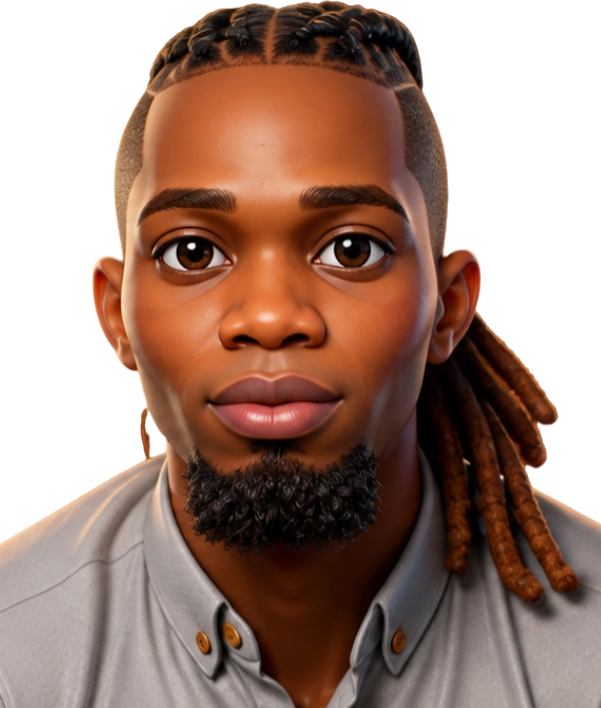
#> input picture assets/Profile.png, 601 x 708 px, found by its file name
$ python render_hero.py
#> lines starting #> are read from the running program, lines starting #| are printed output that depends on the picture

from pathlib import Path
from typing import cast
from PIL import Image, ImageEnhance, ImageOps
from xml.sax.saxutils import escape


ROOT = Path(__file__).resolve().parent.parent

IMAGE_PATH = ROOT / "assets" / "profile.png"
CARDS_DIR = ROOT / "cards"

ASCII_CHARS = "@%#*+=-:. "

# Portrait rendering settings
ASCII_COLUMNS = 100
FONT_SIZE = 7
LINE_HEIGHT = 8.5
START_X = 635
START_Y = 75

# Portfolio light theme
THEME = {
    "background": "#FAFAF8",
    "foreground": "#171719",
    "surface": "#FFFFFF",
    "muted": "#F3F3F1",
    "secondary": "#5C5C63",
    "subtle": "#7B7B82",
    "border": "#E5E5E2",
    "portrait": "#262523",
}

CORAL = "#FF5349"
EMERALD = "#00B075"
LAVENDER = "#AA6EFF"


def image_to_ascii_lines(
    image_path: Path,
    cols: int = ASCII_COLUMNS,
) -> list[str]:
    """Convert a photograph into rows of monochrome ASCII characters."""

    if not image_path.exists():
        raise FileNotFoundError(
            f"Profile photograph not found: {image_path}"
        )

    img = Image.open(image_path).convert("RGBA")

    # Crop to a portrait-oriented frame.
    img = ImageOps.fit(
        img,
        (450, 475),
        method=Image.Resampling.LANCZOS,
        centering=(0.5, 0.4),
    )

    # Composite transparent pixels onto white.
    background = Image.new(
        "RGBA",
        img.size,
        (255, 255, 255, 255),
    )

    img = Image.alpha_composite(
        background,
        img,
    ).convert("L")

    # Improve tonal separation without excessive contrast.
    img = ImageEnhance.Contrast(img).enhance(1.2)

    # Monospace characters are taller than they are wide.
    aspect_ratio = img.height / img.width
    rows = int(cols * aspect_ratio * 0.52)

    img = img.resize(
        (cols, rows),
        Image.Resampling.LANCZOS,
    )

    lines = []

    for y in range(rows):
        row_chars = []

        for x in range(cols):
            brightness = cast(int, img.getpixel((x, y)))

            index = int(
                (brightness / 255) *
                (len(ASCII_CHARS) - 1)
            )

            row_chars.append(ASCII_CHARS[index])

        lines.append("".join(row_chars))

    return lines


def build_ascii_text(lines: list[str]) -> str:
    """Build SVG text using one tspan for each ASCII row."""

    tspans = []

    for index, line in enumerate(lines):
        y = START_Y + index * LINE_HEIGHT

        tspans.append(
            f'<tspan x="{START_X}" y="{y:.1f}" '
            f'xml:space="preserve">{escape(line)}</tspan>'
        )

    return "\n      ".join(tspans)


def build_hero_svg(
    ascii_lines: list[str],
    output_path: Path,
):
    """Generate the light-themed hero SVG."""

    theme = THEME
    ascii_block = build_ascii_text(ascii_lines)

    svg = f'''<svg xmlns="http://www.w3.org/2000/svg"
  xmlns:xlink="http://www.w3.org/1999/xlink"
  width="1120"
  height="560"
  viewBox="0 0 1120 560"
  role="img"
  aria-labelledby="title desc">

  <title id="title">Steve Odumbe, Software Developer</title>

  <desc id="desc">
    Software developer building web applications with modern
    frontend and backend technologies.
  </desc>

  <defs>
    <linearGradient id="shimmer-grad"
      x1="0%" y1="0%" x2="100%" y2="100%">
      <stop offset="0%" stop-color="#FFFFFF" stop-opacity="0"/>
      <stop offset="42%" stop-color="#FFFFFF" stop-opacity="0"/>
      <stop offset="50%" stop-color="#FFFFFF" stop-opacity="0.45"/>
      <stop offset="58%" stop-color="#FFFFFF" stop-opacity="0"/>
      <stop offset="100%" stop-color="#FFFFFF" stop-opacity="0"/>

      <animateTransform
        attributeName="gradientTransform"
        type="translate"
        from="-1 -1"
        to="1 1"
        dur="4.5s"
        repeatCount="indefinite"/>
    </linearGradient>

    <clipPath id="portrait-clip">
      <rect x="625" y="45" width="450" height="475" rx="12"/>
    </clipPath>
  </defs>

  <style>
    .bg {{
      fill: {theme["background"]};
    }}

    .eyebrow {{
      font-family: "JetBrains Mono", monospace;
      font-size: 13px;
      letter-spacing: 0.14em;
      fill: {theme["subtle"]};
    }}

    .display-title {{
      font-family: "Plus Jakarta Sans", Inter, Arial, sans-serif;
      font-size: 106px;
      font-weight: 700;
      letter-spacing: -0.045em;
      fill: {theme["foreground"]};
    }}

    .accent-letter {{
      fill: {CORAL};
    }}

    .role {{
      font-family: "JetBrains Mono", monospace;
      font-size: 15px;
      font-weight: 600;
      letter-spacing: 0.08em;
      fill: {theme["foreground"]};
    }}

    .bio {{
      font-family: Inter, Arial, sans-serif;
      font-size: 19px;
      fill: {theme["secondary"]};
    }}

    .domain-link {{
      font-family: "JetBrains Mono", monospace;
      font-size: 15px;
      fill: {theme["foreground"]};
    }}

    .ascii-art {{
      font-family: "JetBrains Mono", monospace;
      font-size: {FONT_SIZE}px;
      letter-spacing: 0;
      fill: {theme["portrait"]};
    }}
  </style>

  <!-- Main card -->
  <rect class="bg" width="1120" height="560" rx="22"/>

  <rect x="1" y="1" width="1118" height="558"
    rx="21" fill="none"
    stroke="{theme["border"]}"/>

  <!-- Decorative background -->
  <circle cx="1040" cy="85" r="125"
    fill="{CORAL}" opacity="0.07"/>

  <circle cx="1080" cy="475" r="100"
    fill="{LAVENDER}" opacity="0.09"/>

  <path d="M875 0 H1120 V560 H980
    C1045 440 1000 310 940 220
    C900 155 875 80 875 0Z"
    fill="{theme["muted"]}"/>

  <path d="M970 0 H1120 V560 H1060
    C1110 420 1080 300 1030 190
    C1000 125 980 60 970 0Z"
    fill="{EMERALD}" opacity="0.07"/>

  <!-- Eyebrow -->
  <rect x="64" y="62" width="11" height="11"
    rx="3" fill="{CORAL}"/>

  <text class="eyebrow" x="88" y="73">
    GITHUB PROFILE / 01
  </text>

  <!-- Display name -->
  <text class="display-title" x="60" y="205">
    Steve
  </text>

  <text class="display-title" x="60" y="310">
    Odumbe<tspan class="accent-letter">.</tspan>
  </text>

  <!-- Developer role -->
  <rect x="64" y="350" width="8" height="8"
    rx="2" fill="{CORAL}"/>

  <text class="role" x="88" y="360">
    SOFTWARE DEVELOPER
  </text>

  <!-- Introduction -->
  <text class="bio" x="64" y="414">
    Building web applications with modern
  </text>

  <text class="bio" x="64" y="444">
    frontend and backend technologies.
  </text>

  <!-- Portfolio link -->
  <text class="domain-link" x="64" y="510">
    steveodumbe.works
    <tspan fill="{CORAL}"> ↗</tspan>
  </text>

  <!-- ASCII portrait -->
  <g clip-path="url(#portrait-clip)">
    <text class="ascii-art">
      {ascii_block}
    </text>

    <!-- Shimmer effect -->
    <rect x="625" y="45" width="450" height="475"
      fill="url(#shimmer-grad)"
      pointer-events="none"/>
  </g>

  <!-- Portrait frame -->
  <rect x="625" y="45" width="450" height="475"
    rx="12" fill="none"
    stroke="{theme["border"]}"/>

  <!-- Footer label -->
  <text x="1075" y="540"
    text-anchor="end"
    font-family="JetBrains Mono, monospace"
    font-size="10"
    letter-spacing="1.2"
    fill="{theme["subtle"]}">
    DESIGN. BUILD. ITERATE.
  </text>

</svg>
'''

    output_path.parent.mkdir(
        parents=True,
        exist_ok=True,
    )

    output_path.write_text(
        svg,
        encoding="utf-8",
    )

    print(f"Generated: {output_path.relative_to(ROOT)}")


def main():
    """Generate the light hero card."""

    if not IMAGE_PATH.exists():
        raise FileNotFoundError(
            "Add your profile photograph at assets/profile.png"
        )

    ascii_lines = image_to_ascii_lines(IMAGE_PATH)
#> in image_to_ascii_lines, img is the input picture: PIL image 601x708 RGBA; mean R, G, B, A 85, 57, 45.1, 176
#> in image_to_ascii_lines, `img = ImageOps.fit( img, (450, 475), method=Image.Resampling.LANCZOS, ..`:
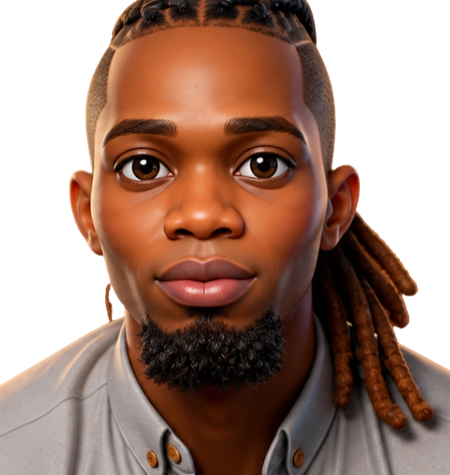
#> img: PIL image 450x475 RGBA; mean R, G, B, A 84.8, 54.7, 41.8, 175.6; transparent parts drawn white
#> in image_to_ascii_lines, `background = Image.new( "RGBA", img.size, (255, 255, 255, 255), )`: background: PIL image 450x475 RGBA; every value is 255
#> in image_to_ascii_lines, `img = Image.alpha_composite( background, img, ).convert("L")`:
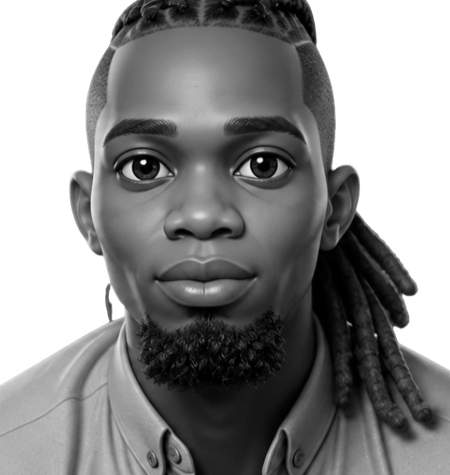
#> img: PIL image 450x475 L; min 0, max 255, mean 140.2
#> in image_to_ascii_lines, `img = ImageEnhance.Contrast(img).enhance(1.2)`:
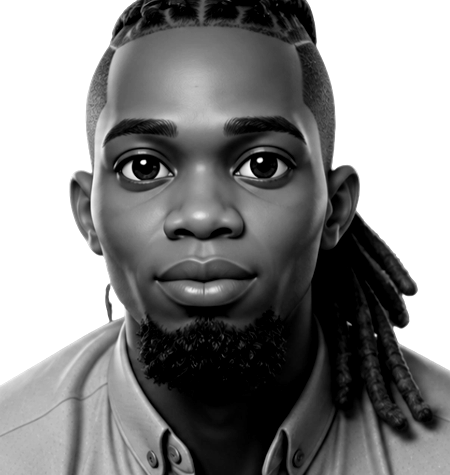
#> img: PIL image 450x475 L; min 0, max 255, mean 134.3
#> in image_to_ascii_lines, `img = img.resize( (cols, rows), Image.Resampling.LANCZOS, )`:
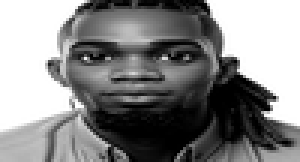
#> img: PIL image 100x54 L (shown 3 times larger); min 0, max 255, mean 134.3
#> after the loop in image_to_ascii_lines, `for y in range(rows):`: lines = 54 items
#> ascii_lines = 54 items

    build_hero_svg(
        ascii_lines,
        CARDS_DIR / "hero-light.svg",
    )
#> the loop in build_ascii_text, `for index, line in enumerate(lines):` made 54 passes
#> y on passes 1 to 12: 75, 83.5, 92, 100.5, 109, 117.5, 126, 134.5, 143, 151.5, 160, 168.5

    print("Light hero generation complete.")


if __name__ == "__main__":
    main()
